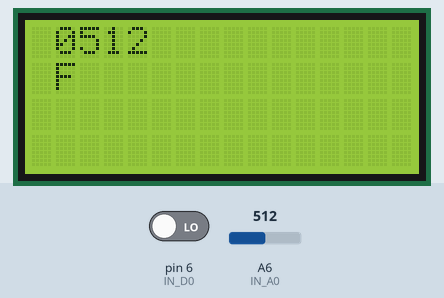
Bench run of a sketch on a simulated Arduino Nano, built with avr-gcc and run on an emulated ATmega328P. On the bench: 16×4 character LCD. The inputs (shaded band) are chosen by the test bench; at power-on: pin 6 (IN_D0) LOW, A6 (IN_A0) = 512.

Above: at 3.2 s.
3.3 s: pin 6 (IN_D0) driven HIGH
5.5 s: A6 (IN_A0) set to 716
At 7.1 s:
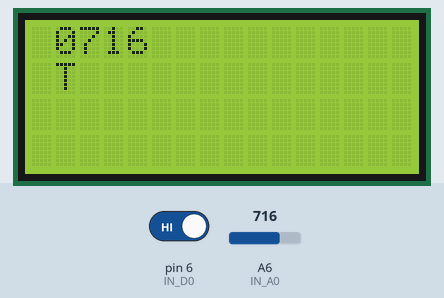
7.5 s: A6 (IN_A0) set to 900
At 9.1 s:
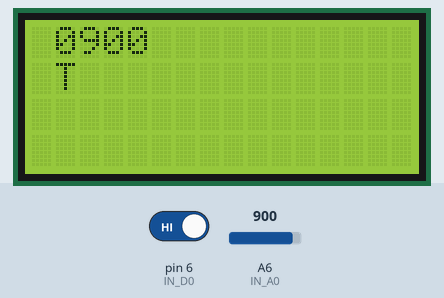
9.6 s: pin 6 (IN_D0) driven LOW
11.6 s: A6 (IN_A0) set to 1023
At 13.1 s:
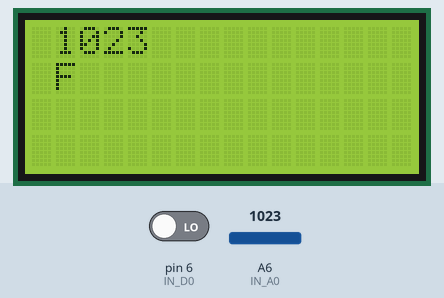
Timing chart, 0 to 14.6 s (numbered marks = the images above; inputs shaded):
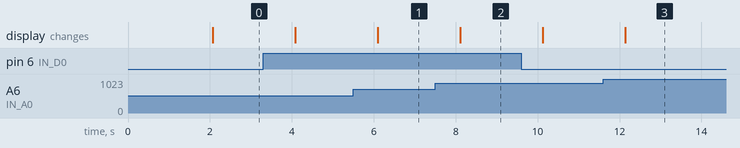

Measured:
- after the input at 5.5 s, the display: changes after 0.60 s (image 1)
- after the input at 7.5 s, the display: changes after 0.61 s (image 2)
- after the input at 11.6 s, the display: changes after 0.54 s (image 3)

The sketch:

arduino_test.ino
```cpp
#include <Wire.h>
#include <LiquidCrystal_I2C.h>
#include <string.h>

LiquidCrystal_I2C lcd(0x27,16,4);


const int IN_A0 = A6;
const int IN_D0 = PD6;

void setup() {

  lcd.init();
  lcd.backlight();
  digitalWrite(LED_BUILTIN, HIGH);
  delay(2000);
  digitalWrite(LED_BUILTIN, LOW);


  pinMode (IN_A0, INPUT);
  pinMode (IN_D0, INPUT);

}


int value_A0;
int value_D0;

void loop() {

  char msg[5] = "";
  value_A0 = analogRead(IN_A0);
  value_D0 = digitalRead(IN_D0);

  //itoa(value_A0, msg, 10);
  sprintf(msg, "%04d", value_A0);

  lcd.setCursor(1,0);
  lcd.print(msg);
  lcd.setCursor(1,1);
  lcd.print(value_D0 ? "T" : "F");
  delay(1000);
}
```
